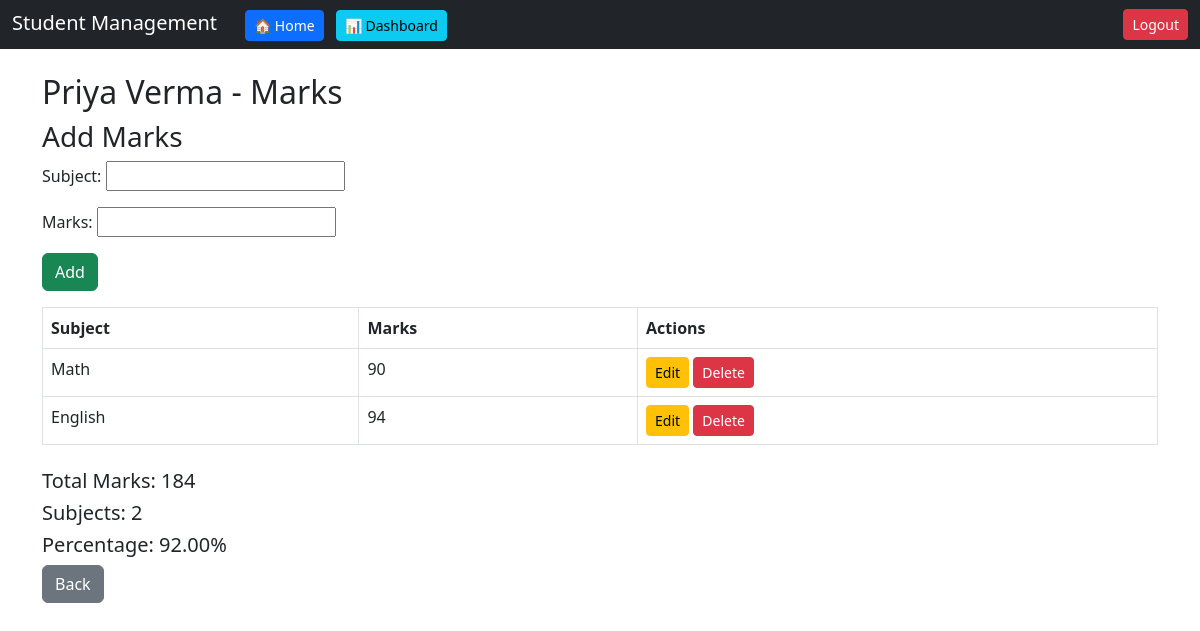
Page /marks/8/ (signed in) on the committed database.
### students/models.py (models this page shows, shortened)
class Student(models.Model):
    user = models.ForeignKey(User, on_delete=models.CASCADE)
    name = models.CharField(max_length=100)
    roll = models.IntegerField()
    age = models.IntegerField()
    course = models.CharField(max_length=100)

class Marks(models.Model):
    student = models.ForeignKey(Student, on_delete=models.CASCADE)
    subject = models.CharField(max_length=100)
    marks = models.IntegerField()

### students/views.py (the view)
# urls.py: path('marks/<int:id>/', views.view_marks),
def view_marks(request, id):
    student = get_object_or_404(Student, id=id, user=request.user)
    marks = Marks.objects.filter(student=student)
    if request.method == "POST":
        form = MarksForm(request.POST)
        if form.is_valid():
            mark = form.save(commit=False)
            mark.student = student
            mark.save()
            return redirect(f'/marks/{id}/')
    else:
        form = MarksForm()
    total = sum(m.marks for m in marks)
    count = marks.count()
    percentage = (total / count) if count > 0 else 0
    return render(request, 'students/marks.html', {
        'student': student,
        'marks': marks,
        'form': form,
        'total': total,
        'percentage': percentage
    })

### students/forms.py
class MarksForm(forms.ModelForm):
    class Meta:
        model = Marks
        fields = ['subject', 'marks']

### students/templates/students/marks.html (shortened to what this page needs)
{% extends 'students/base.html' %}
{% block content %}
<h2>{{ student.name }} - Marks</h2>
<h3>Add Marks</h3>
<form method="POST" class="mb-3">
    {{ form.as_p }}
    <button class="btn btn-success">Add</button>
</form>
<table class="table table-bordered mt-3">
    <thead>
        <tr>
            <th>Subject</th>
            <th>Marks</th>
            <th>Actions</th>
        </tr>
    </thead>
    <tbody>
        {% for m in marks %}
        <tr>
            <td>{{ m.subject }}</td>
            <td>{{ m.marks }}</td>
            <td>
                <a href="/marks/edit/{{ m.id }}/" class="btn btn-warning btn-sm">Edit</a>
                <a href="/marks/delete/{{ m.id }}/" class="btn btn-danger btn-sm">Delete</a>
            </td>
        </tr>
        {% empty %}
        <tr>
            <td colspan="3">No marks added</td>
        </tr>
        {% endfor %}
    </tbody>
</table>
<div class="mt-4">
    <h5>Total Marks: {{ total }}</h5>
    <h5>Subjects: {{ marks|length }}</h5>
    <h5>Percentage: {{ percentage|floatformat:2 }}%</h5>
</div>
<a href="/" class="btn btn-secondary">Back</a>
{% endblock %}

### rows in the picture
Student: name "Priya Verma"
Marks: subject "Math", marks "90"
Marks: subject "English", marks "94"

### other values in the picture
{{ total }} "184"
{{ marks|length }} "2"
{{ percentage|floatformat:2 }} "92.00"
